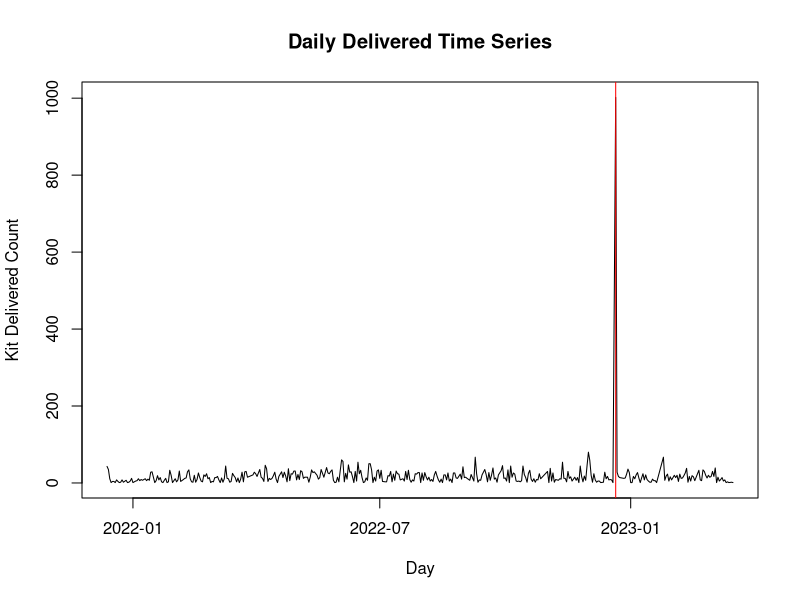
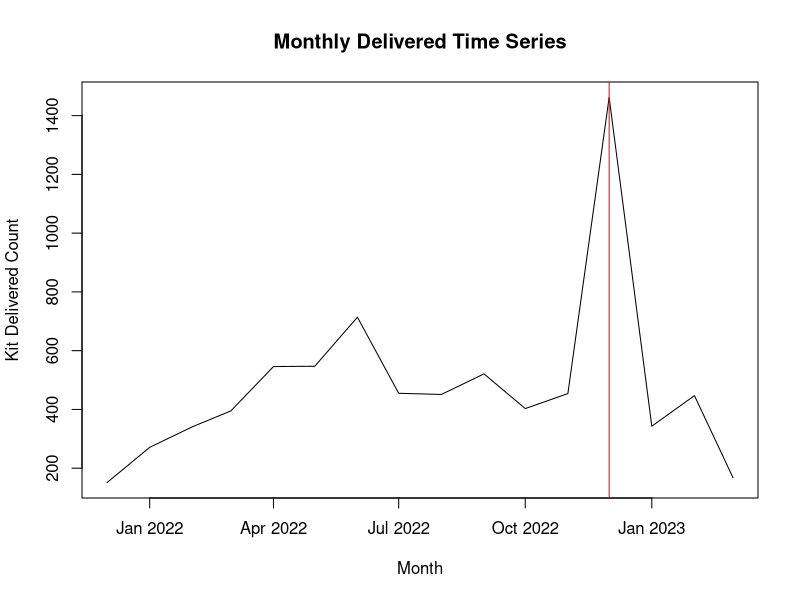
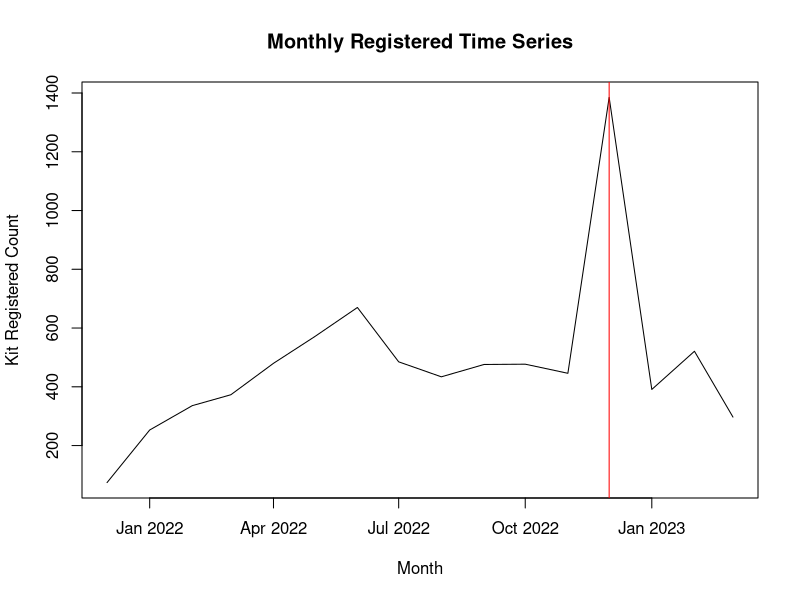
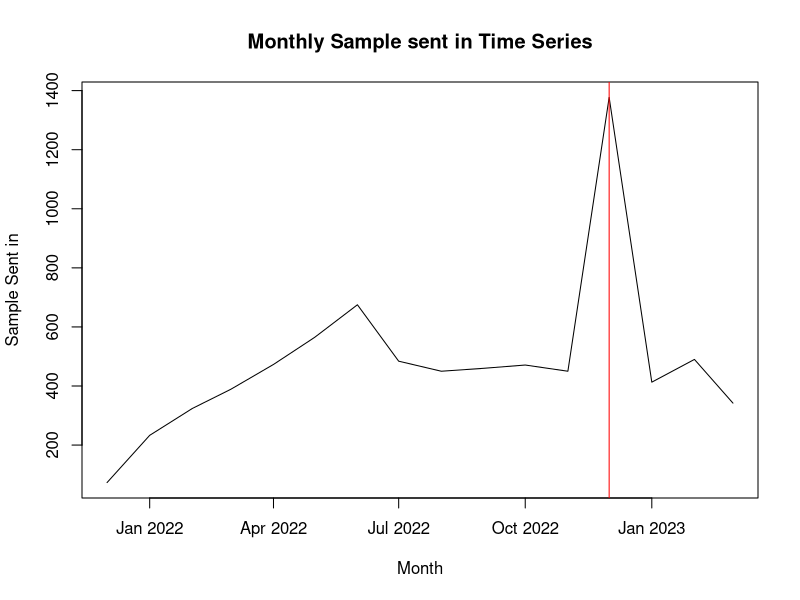
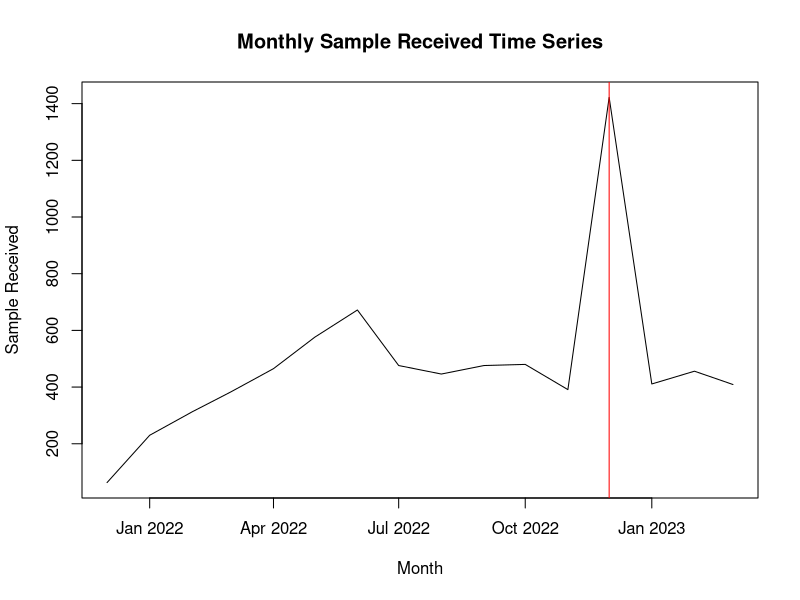
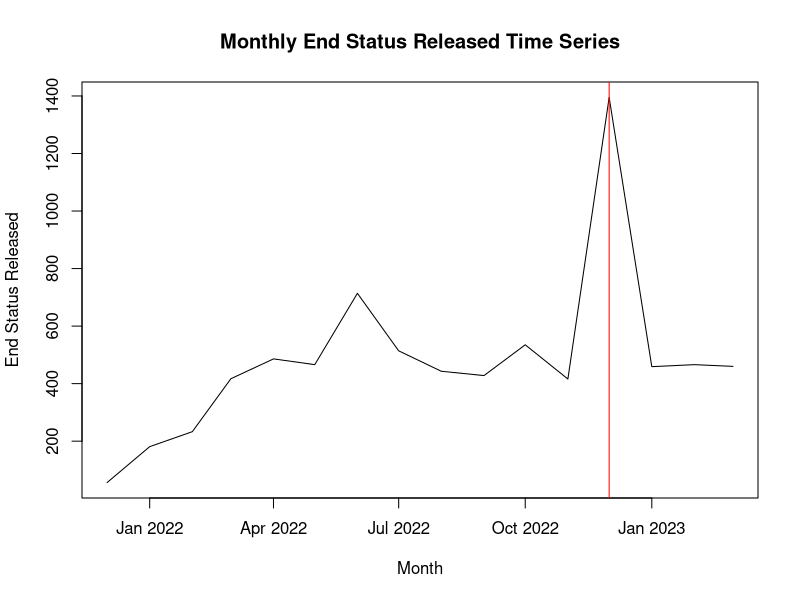

R code for these plots, in order: (Note: this script raises an error after producing the figures.)
## ---- chunk 1
rm(list=ls())
cat("\014")

## ---- chunk 2
# load packages needed 
library(sqldf)
library(tidyverse)
library(ggplot2)
library(dplyr)
## ---- chunk 3
#read data frame 
spot_df <- read.csv("Spot Data.csv")
## ---- chunk 4
# change names with out dot

names(spot_df) <- c('Patient_ID','Patient_Zip','Patient_Age','Patient_Sex','Type_of_Kit',"Specimen_Type","Client_ID", "Datetime_Kit_Delivered","Datetime_Kit_Registered","Datetime_Sample_Sent_In","Datetime_Sample_Received","Datetime_of_End_Status","End_Status","Rejection_Reason")

## ---- chunk 5
#check general duplication
duplicated_rows <- duplicated(spot_df)
duplicated_rows <- spot_df[duplicated_rows,]

#remove exactly same rows 
spot_df_unique <- unique(spot_df)


#check same patient duplication
#duplicated_patient <- duplicated(spot_df$Patient.ID)
#duplicated_patient <- spot_df[duplicated_patient,]


## ---- chunk 6
# only keep rows with end_status are rejected, resulted and partially_resulted (for analyzing purpose)
spot_df_new <- subset(spot_df_unique, End_Status == "rejected" | End_Status == "resulted" | End_Status == "partially_resulted")

## ---- chunk 7
# convert end status variable into dummy
new1 <- spot_df_new
new1$End_Status <- ifelse(new1$End_Status == "resulted", 1, 0)

# calculate resulted rate for who purchased same test kit 
result_rates <- new1 %>%
  group_by(Patient_ID,Type_of_Kit) %>%
  summarize(result_rates = mean(End_Status))

# merge the rate back as a new variable in the df called "result_rates"
df_with_result_rates <- left_join(result_rates, new1, by = c("Patient_ID", "Type_of_Kit"))



## ---- chunk 8
# select all time related variables to create a new df
df_time_variables <- new1 %>%
  select(Patient_ID,
         Datetime_Kit_Delivered,
         Datetime_Kit_Registered,
         Datetime_Sample_Sent_In,
         Datetime_Sample_Received,
         Datetime_of_End_Status,
         End_Status
         )

# convert all time-related variavles as date
df_time_variables$Datetime_Kit_Delivered <- as.Date(df_time_variables$Datetime_Kit_Delivered)
df_time_variables$Datetime_Kit_Registered <- as.Date(df_time_variables$Datetime_Kit_Registered)
df_time_variables$Datetime_Sample_Sent_In <- as.Date(df_time_variables$Datetime_Sample_Sent_In)
df_time_variables$Datetime_Sample_Received <- as.Date(df_time_variables$Datetime_Sample_Received)
df_time_variables$Datetime_of_End_Status <- as.Date(df_time_variables$Datetime_of_End_Status)

#remove NA
df_time_variables <- na.omit(df_time_variables)


## ---- chunk 9
kit_delivered <- df_time_variables %>% 
  group_by(day = as.Date(Datetime_Kit_Delivered)) %>% 
  summarise(kit_delivered_count = n())

plot(kit_delivered$day, kit_delivered$kit_delivered_count, type = "l", xlab = "Day", ylab = "Kit Delivered Count", main = "Daily Delivered Time Series")

top_day <- kit_delivered$day[which.max(kit_delivered$kit_delivered_count)]

abline(v = top_day, col = "red")

## ---- chunk 10
#visual for kit delivered
kit_delivered <- df_time_variables %>% 
  group_by(month = lubridate::floor_date(Datetime_Kit_Delivered, "month")) %>% 
  summarise(kit_delivered_count = n())

plot(kit_delivered$month, kit_delivered$kit_delivered_count, type = "l", xlab = "Month", ylab = "Kit Delivered Count", main = "Monthly Delivered Time Series")

top_month <- kit_delivered$month[which.max(kit_delivered$kit_delivered_count)]

abline(v = top_month, col = "red")
## ---- chunk 11

#visual for kit registered
kit_registered <- df_time_variables %>% 
  group_by(month = lubridate::floor_date(Datetime_Kit_Registered, "month")) %>% 
  summarise(kit_registered_count = n())

plot(kit_registered$month, kit_registered$kit_registered_count, type = "l", xlab = "Month", ylab = "Kit Registered Count", main = "Monthly Registered Time Series")

top_month <- kit_registered$month[which.max(kit_registered$kit_registered_count)]

abline(v = top_month, col = "red")

## ---- chunk 12


#visual for sample sent monthly
sample_sent_in <- df_time_variables %>% 
  group_by(month = lubridate::floor_date(Datetime_Sample_Sent_In, "month")) %>% 
  summarise(sample_sent_in_count = n())

plot(sample_sent_in$month, sample_sent_in$sample_sent_in_count, type = "l", xlab = "Month", ylab = "Sample Sent in", main = "Monthly Sample sent in Time Series")

top_month <- sample_sent_in$month[which.max(sample_sent_in$sample_sent_in_count)]

abline(v = top_month, col = "red")

## ---- chunk 13

#visual for sample received
sample_received <- df_time_variables %>% 
  group_by(month = lubridate::floor_date(Datetime_Sample_Received, "month")) %>% 
  summarise(sample_received_count = n())

plot(sample_received$month, sample_received$sample_received_count, type = "l", xlab = "Month", ylab = "Sample Received", main = "Monthly Sample Received Time Series")

top_month <- sample_received$month[which.max(sample_received$sample_received_count)]

abline(v = top_month, col = "red")

## ---- chunk 14
#visual for end status

end_status_time <- df_time_variables %>% 
  group_by(month = lubridate::floor_date(Datetime_of_End_Status, "month")) %>% 
  summarise(end_status_time_count = n())

plot(end_status_time$month, end_status_time$end_status_time_count, type = "l", xlab = "Month", ylab = "End Status Released", main = "Monthly End Status Released Time Series")

top_month <- end_status_time$month[which.max(end_status_time$end_status_time_count)]

abline(v = top_month, col = "red")
## ---- chunk 15
# we might want to know the registered rate, sample sent back rate, sample received rate 
library(dplyr)

ratios <- spot_df %>%
  summarize(
    registered_rate = n_distinct(Datetime_Kit_Registered) / n_distinct(Datetime_Kit_Delivered),
    sent_back_rate = n_distinct(Datetime_Sample_Sent_In) / n_distinct(Datetime_Kit_Registered)
  )

ratios



## ---- chunk 16
new2 <- new1

# convert all time-related variavles as date
new2$Datetime_Kit_Delivered <- as.Date(new2$Datetime_Kit_Delivered)
new2$Datetime_Kit_Registered <- as.Date(new2$Datetime_Kit_Registered)
new2$Datetime_Sample_Sent_In <- as.Date(new2$Datetime_Sample_Sent_In)
new2$Datetime_Sample_Received <- as.Date(new2$Datetime_Sample_Received)
new2$Datetime_of_End_Status <- as.Date(new2$Datetime_of_End_Status)

#remove NA
new2 <- na.omit(new2)

## ---- chunk 17
# calculate time gap

library(dplyr)

new2 <- new2 %>%
  mutate(
    sample_sent_back_days = as.numeric(difftime(Datetime_Sample_Sent_In, Datetime_Kit_Delivered, units = "days")),
    sample_received_days = as.numeric(difftime(Datetime_Sample_Received, Datetime_Sample_Sent_In, units = "days")),
    lab_process_days = as.numeric(difftime(Datetime_of_End_Status,Datetime_Sample_Received, units = "days"))
  )

#drop original time-related variables 
new2 <- new2 %>%
  select(-Datetime_Kit_Delivered,
         -Datetime_Kit_Registered,
         -Datetime_Sample_Sent_In,
         -Datetime_Sample_Received,
         -Datetime_of_End_Status)


## ---- chunk 18
# drop variables that can not be put in model 

new3 <- new2 %>%
  select(-Patient_ID,
         -Patient_Zip,
         -Type_of_Kit,
         -Specimen_Type,
         -Client_ID)

# convert gender in to dummy, Female = 0, male = 1 
new3$Patient_Sex <- ifelse(new3$Patient_Sex == "M", 1, 0)

## ---- chunk 19

# aggregate sales by month
new2$Datetime_Kit_Delivered <- as.Date(new2$Datetime_Kit_Delivered)

library(dplyr)
sales_monthly <- new2 %>% 
  group_by(month = lubridate::floor_date(Datetime_Kit_Delivered, "month")) %>% 
  summarise(sales_count = sum(End_Status))

# plot the time series
plot(sales_monthly$month, sales_monthly$sales_count, type = "l", xlab = "Month", ylab = "Sales Count", main = "Monthly Sales Time Series")

top_month <- new2$Datetime_Kit_Delivered[which.max(sales_monthly$sales_count)]



abline(v = top_month, col = "red")

## ---- chunk 20
duplicated_rows1 <- duplicated(new1)

duplicated_rows1 <- new1[duplicated_rows1,]
## ---- chunk 21
# Patient Age Frequency Distribution 

# Create a small data frame including min, mode, median and max age.
annotations <- data.frame(
  x = c(round(min(spot_df_new$Patient_Age), 2), round(mean(spot_df_new$Patient_Age), 2), round(max(spot_df_new$Patient_Age), 2),names(table(spot_df_new$Patient_Age))[which.max(table(spot_df_new$Patient_Age))]),
  y = c(round(min(spot_df_new$Patient_Age), 2), round(mean(spot_df_new$Patient_Age), 2), round(max(spot_df_new$Patient_Age), 2),names(table(spot_df_new$Patient_Age))[which.max(table(spot_df_new$Patient_Age))]),
  label = c("Min", "Mean", "Max", "Mode")
) 

#view(annotations)


g1 <- ggplot(spot_df_new, aes(x=Patient_Age)) +
  geom_histogram(binwidth = 5, fill="#69b3a2", color="#e9ecef") +
  geom_vline(aes(xintercept = mean(Patient_Age)), linetype="dashed")+
  annotate("text", x=18, y=0, size =4, label = "Min:18")+
  annotate("text", x=33, y=1700, size =4, label = "Mode:33")+
  annotate("text", x=43.51, y=1450, size =4, label = "Mean:43.51")+
  annotate("text", x=88.00, y=0, size =4, label = "Max:88.00")+
  theme_bw()+
  labs(x="Patient Age", y="Count")
  

g1


## ---- chunk 22
# convert end status as dummy variable, resulted = 1, rejected/partially_resulted = 0 

spot_df_new$End_Status <- ifelse(spot_df_new$End_Status == "resulted", 1, 0)

library(dplyr)

#t(t(names(spot_df_new)))

result_rates <- spot_df_new %>%
  group_by(Patient_ID, Type_of_Kit) %>%
  summarize(End_Status = mean(End_Status))

End_Status

## ---- chunk 23
unique_status <- df %>%
  distinct(`Patient.ID`, `End.Status`)


df_filtered <- df %>%
  group_by(`Patient.ID`, `Type.of.Kit`, `Client.ID`) %>%
  filter(n_distinct(`End.Status`) > 1)
## ---- chunk 24
# create a new df



new_df <- select (spot_df_new, Patient_ID, Type_of_Kit, End_Status)

new_df$End_Status <- ifelse(new_df$End_Status == "resulted", 1, 0)

result_rates <- new_df %>%
  group_by(Patient_ID,Type_of_Kit) %>%
  summarize(End_Status = sum(End_Status)/n())


## ---- chunk 25
install.packages("sqldf")
library(sqldf)

df <- sqld("
           select id,
           ")
